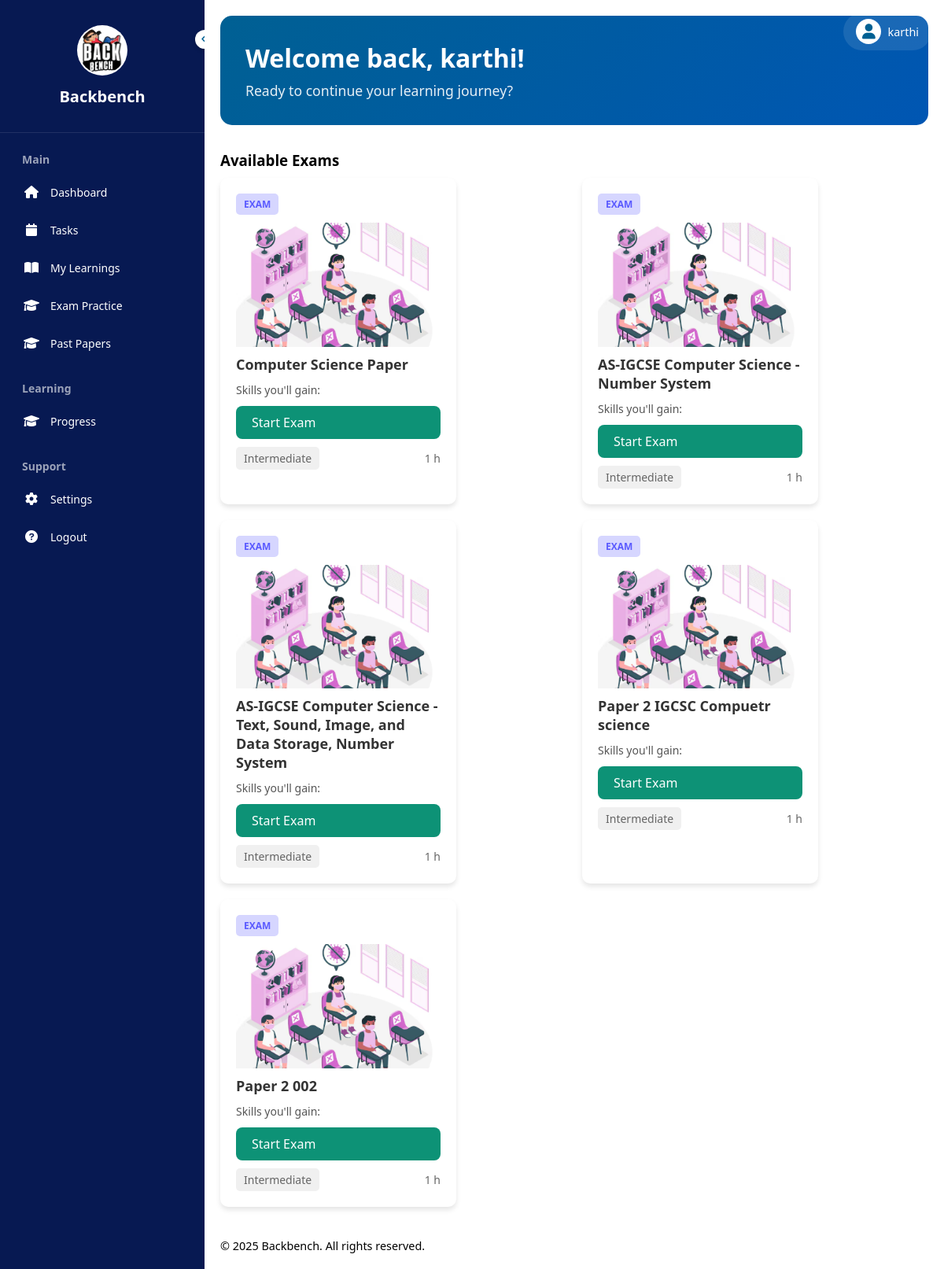
/papers (signed in), run on the app's committed database.
### app.py (models this page shows)
class User(db.Model, UserMixin):
    id = db.Column(db.Integer, primary_key=True)
    username = db.Column(db.String(20), unique=True, nullable=False)
    password = db.Column(db.String(60), nullable=False)
    student_class = db.Column(db.String(50), nullable=False)
    wallet_balance = db.Column(db.Float, default=0.0)  # New field to store total balance

class Exam(db.Model):
    __tablename__ = 'exam'
    id = db.Column(db.Integer, primary_key=True)
    title = db.Column(db.String(100), nullable=False)
    questions = db.relationship('Question', backref='exam', lazy=True)

### app.py (the view)
@app.route("/papers")
@login_required
def papers():
    today = datetime.now().date()
    tomorrow = today + timedelta(days=1)
    todos = ToDo.query.filter(
        ToDo.user_id == current_user.id,
        ToDo.date.in_([today, tomorrow])  # Filter for today and tomorrow
    ).order_by(ToDo.date.asc()).all()
    print(todos)
    user_class = current_user.student_class
    print(user_class)
    exams = db.session.query(Exam).join(ExamMapping).filter(ExamMapping.class_name == user_class).all()
    learnings = db.session.query(Learning).join(LearningsMapping).filter(LearningsMapping.class_name == user_class).all()
    return render_template("papers.html", exams=exams, attempts=attempts, learnings=learnings, todos=todos)

### app.py (called while the page is built)
@login_manager.user_loader
def load_user(user_id):
    return User.query.get(int(user_id))

### templates/papers.html (shortened to what this page needs)
<!DOCTYPE html>
<html lang="en">
<head>
    <link href="https://cdnjs.cloudflare.com/ajax/libs/font-awesome/6.0.0/css/all.min.css" rel="stylesheet">
</head>
<body>
    <div class="user-profile">
        <div class="user-profile-info" onclick="toggleDropdown()">
            <div class="user-avatar">
                <i class="fas fa-user"></i>
            </div>
            <span class="user-name">{{ current_user.username }}</span>
        </div>
    </div>
    <div class="sidebar" id="sidebar">
        <div class="logo-container">
            <a href="{{ url_for('user_home') }}"><img src="static/logo2.png"  alt="Logo"> </a>
            <h2>Backbench</h2>
        </div>
        <div class="toggle-btn" onclick="toggleSidebar()">
            <i class="fas fa-chevron-left" id="toggle-icon"></i>
        </div>
        <div class="nav-sections">
            <div class="section">
                <h3 class="section-title">Main</h3>
                <ul class="nav-links">
                     <li><a href="{{ url_for('dashboard') }}" class="nav-link">
                        <i class="fas fa-home"></i>
                        <span>Dashboard</span>
                    </a></li>
                    <li><a href="{{ url_for('task') }}" class="nav-link">
                        <i class="fas fa-calendar"></i>
                        <span>Tasks</span>
                    </a></li>
                    <li><a href="{{ url_for('user_home') }}" class="nav-link">
                        <i class="fas fa-book-open"></i>
                        <span>My Learnings</span>
                    </a></li>
                     <li><a href="{{ url_for('papers') }}" class="nav-link">
                        <i class="fas fa-graduation-cap"></i>
                        <span>Exam Practice</span>
                    </a></li>
                    <li><a href="{{ url_for('pastpapers') }}" class="nav-link">
                        <i class="fas fa-graduation-cap"></i>
                        <span>Past Papers</span>
                    </a></li>
                </ul>
            </div>
            <div class="section">
                <h3 class="section-title">Learning</h3>
                <ul class="nav-links">
                    <li><a  href="{{ url_for('attempts') }}" class="nav-link">
                        <i class="fas fa-graduation-cap"></i>
                        <span>Progress</span>
                    </a></li>
                </ul>
            </div>
            <div class="section">
                <h3 class="section-title">Support</h3>
                <ul class="nav-links">
                    <li><a href="{{ url_for('settings') }}" class="nav-link">
                        <i class="fas fa-cog"></i>
                        <span>Settings</span>
                    </a></li>
                     <li><a href="{{ url_for('logout') }}" class="nav-link">
                        <i class="fas fa-question-circle"></i>
                        <span>Logout</span>
                    </a></li>
                </ul>
            </div>
        </div>
    </div>
    <div class="main-content" id="main-content">
        <div class="welcome-section">
            <div class="welcome-content">
                <h1>Welcome back, {{ current_user.username }}! </h1>
                <p>Ready to continue your learning journey?</p>
            </div>
        </div>
        <h3>Available Exams</h3>
        <div class="exam-catalog">
        {% if exams %}
            {% for exam in exams %}
                <div class="card">
                   <div class="card-header">
                       <span class="badge">EXAM</span>
                   </div>
                        <img src="static/exam.png" alt="5 Terre" style="width:100%">
                   <h2 class="course-title">{{ exam.title }}</h2>
                   <p class="course-description">
                       Skills you'll gain: {{ exam.skills }}
                   </p>
                   <a href="{{ url_for('exam', exam_id=exam.id, question_number=1) }}" class="exam-link">Start Exam</a>
                   <div class="course-meta">
                       <span class="difficulty">Intermediate</span>
                       <span class="duration">1 h</span>
                   </div>
               </div>
            {% endfor %}
        {% else %}
        <p>No Papers</p>
        {% endif %}
        </div>
        <div style="margin-top: 20px; font-size: 0.9em;">
        <p>&copy; 2025 Backbench. All rights reserved.</p>
    </div>
    </div>
</body>
</html>

### templates/papers.html (style rules this page uses)
* { margin: 0; padding: 0; box-sizing: border-box; font-family: 'Segoe UI', Tahoma, Geneva, Verdana, sans-serif; }
body { min-height: 100vh; position: relative; }
.sidebar { position: fixed; top: 0; left: 0; height: 100%; width: 260px; background: #071952; transition: all 0.3s ease; overflow-y: auto; z-index: 1001; }
.logo-container { padding: 2rem 0; text-align: center; border-bottom: 1px solid rgba(255, 255, 255, 0.1); }
.logo-container img { width: 64px; height: 64px; border-radius: 50%; background: white; padding: 2px; }
.logo-container h2 { color: white; margin-top: 0.5rem; font-size: 1.25rem; transition: opacity 0.3s ease; }
.toggle-btn { position: absolute; top: 38px; right: -12px; width: 24px; height: 24px; background: white; border-radius: 50%; display: flex; align-items: center; justify-content: center; cursor: pointer; box-shadow: 0 2px 5px rgba(0, 0, 0, 0.2); }
.toggle-btn i { color: #006093; font-size: 12px; }
.nav-sections { padding: 1.5rem 1rem; }
.section { margin-bottom: 1.5rem; }
.section-title { color: rgba(255, 255, 255, 0.6); font-size: 0.875rem; padding: 0 0.75rem; margin-bottom: 0.5rem; }
.nav-links { list-style: none; }
.nav-link { display: flex; align-items: center; padding: 0.75rem; color: white; text-decoration: none; border-radius: 0.5rem; transition: background-color 0.2s ease; }
.nav-link i { width: 24px; height: 24px; display: flex; align-items: center; justify-content: center; transition: transform 0.2s ease; }
.nav-link span { margin-left: 0.75rem; font-size: 0.875rem; white-space: nowrap; }
.main-content { margin-left: 260px; padding: 20px; transition: margin-left 0.3s ease; }
.user-profile { position: fixed; top: 0; right: 0; padding: 1rem; display: flex; align-items: center; gap: 1rem; z-index: 1001; }
.user-profile-info { display: flex; align-items: center; gap: 0.5rem; background: rgba(255, 255, 255, 0.1); padding: 0.5rem 1rem; border-radius: 50px; cursor: pointer; position: relative; }
.user-avatar { width: 32px; height: 32px; border-radius: 50%; background: #fff; display: flex; align-items: center; justify-content: center; }
.user-avatar i { color: #006093; font-size: 1.2rem; }
.user-name { color: white; font-size: 0.9rem; font-weight: 500; }
.card { background-color: #ffffff; border-radius: 10px; box-shadow: 0 4px 6px rgba(0, 0, 0, 0.1); padding: 20px; width: 300px; display: flex; flex-direction: column; gap: 10px; }
.card-header { display: flex; justify-content: space-between; align-items: center; }
.badge { background-color: #d6d6ff; color: #5a5aff; font-weight: bold; font-size: 12px; padding: 5px 10px; border-radius: 5px; }
.course-title { font-size: 18px; color: #333333; margin: 0; }
.course-description { font-size: 14px; color: #555555; line-height: 1.5; }
.course-meta { display: flex; justify-content: space-between; align-items: center; font-size: 14px; color: #666666; }
.difficulty { background-color: #f0f0f0; padding: 5px 10px; border-radius: 5px; }
.duration { font-size: 14px; }
.exam-catalog { grid-template-columns: 1fr; }
.exam-catalog { display: grid; grid-template-columns: repeat(auto-fill, minmax(300px, 1fr)); gap: 20px; margin-bottom: 40px; margin-top: 10px; }
.exam-link { display: inline-block; padding: 10px 20px; background: #0D9276; color: white; text-decoration: none; border-radius: 8px; transition: background 0.3s ease; }
.welcome-section { background: linear-gradient(135deg, var(--primary-color), #0056b3); color: white; padding: 2rem; border-radius: 15px; margin-bottom: 2rem; position: relative; overflow: hidden; }
.welcome-content { position: relative; z-index: 1; }
.welcome-section h1 { font-size: 2rem; margin-bottom: 0.5rem; }
.welcome-section p { font-size: 1.1rem; opacity: 0.9; }
:root { --primary-color: #006093; --secondary-color: #f8f9fa; --accent-color: #ff6b6b; --text-color: #333; --border-color: #e0e0e0; }

### data on the page
User: username "karthi"
Exam: title "Computer Science Paper"
Exam: title "AS-IGCSE Computer Science - Number System"
Exam: title "AS-IGCSE Computer Science - Text, Sound, Image, and Data Storage, Number System"
Exam: title "Paper 2 IGCSC Compuetr science"
Exam: title "Paper 2 002"
